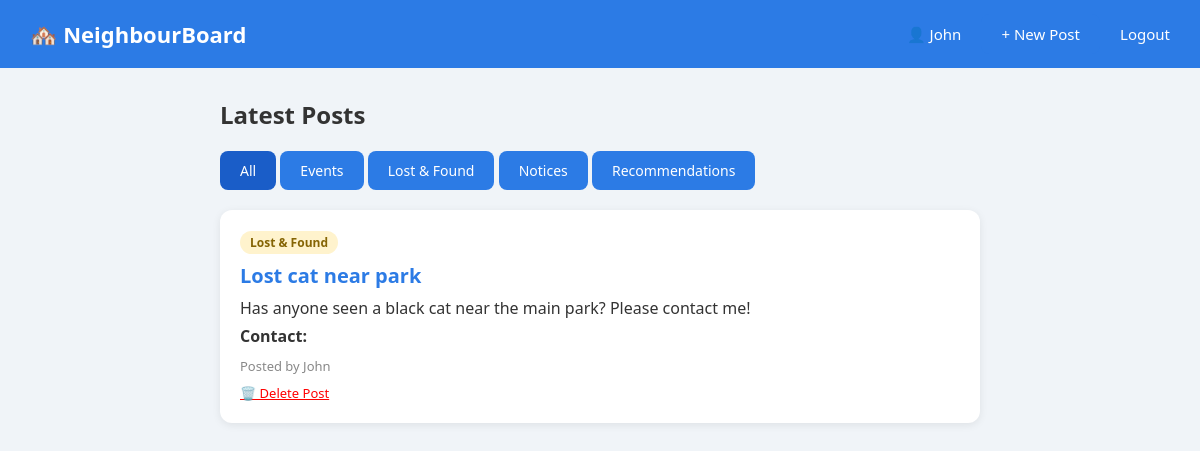
The page / (signed in) on the database as committed earlier.
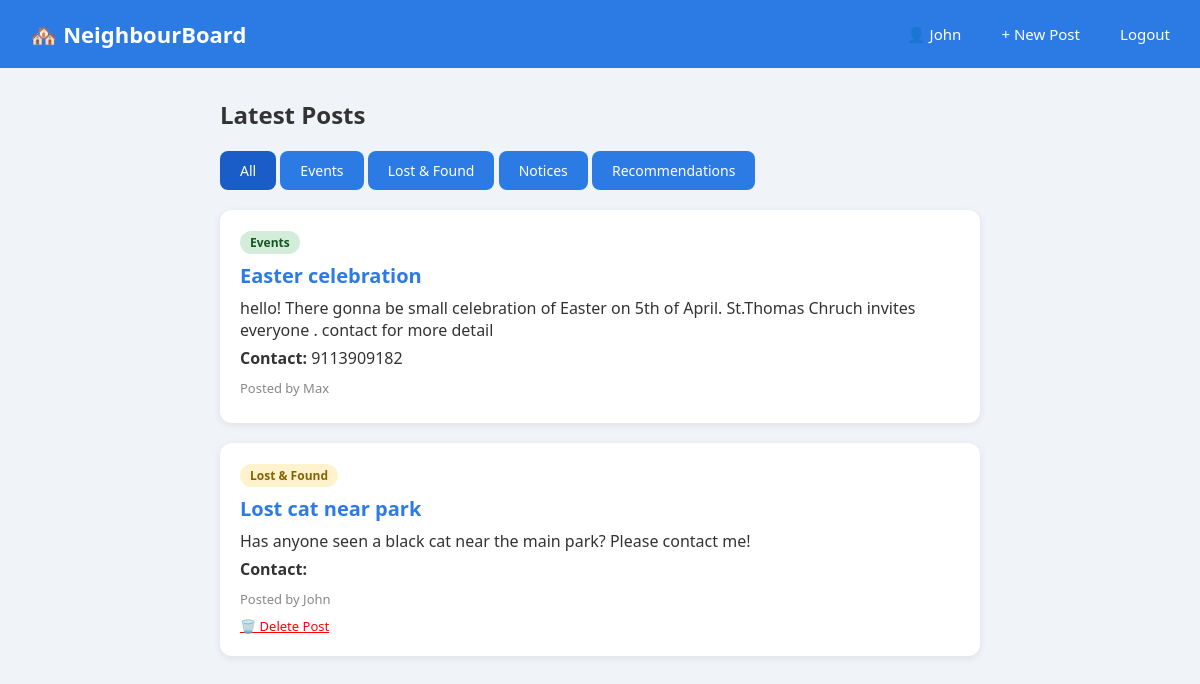
The same page on the database as committed later.
### board/models.py (models this page shows, shortened)
class Post(models.Model):
    title = models.CharField(max_length=200)
    content = models.TextField()
    category = models.CharField(max_length=50, choices=CATEGORY_CHOICES)
    author = models.ForeignKey(User, on_delete=models.CASCADE)
    contact = models.CharField(max_length=100, blank=True)
    created_at = models.DateTimeField(auto_now_add=True)

### board/views.py (the view)
# urls.py: path('', views.home_view, name='home'),
@login_required(login_url='login')
def home_view(request):
    category = request.GET.get('category', '')
    if category:
        posts = Post.objects.filter(category=category).order_by('-created_at')
    else:
        posts = Post.objects.all().order_by('-created_at')
    return render(request, 'home.html', {'posts': posts, 'selected': category})

### board/templates/home.html
{% extends 'base.html' %}
{% block content %}
<h2 style="margin-bottom: 20px;">Latest Posts</h2>
<div style="margin-bottom: 20px;">
    <a href="/" class="btn" style="{% if not selected %}background:#1a5dc8{% endif %}">All</a>
    <a href="/?category=events" class="btn" style="{% if selected == 'events' %}background:#1a5dc8{% endif %}">Events</a>
    <a href="/?category=lostfound" class="btn" style="{% if selected == 'lostfound' %}background:#1a5dc8{% endif %}">Lost & Found</a>
    <a href="/?category=notices" class="btn" style="{% if selected == 'notices' %}background:#1a5dc8{% endif %}">Notices</a>
    <a href="/?category=recommendations" class="btn" style="{% if selected == 'recommendations' %}background:#1a5dc8{% endif %}">Recommendations</a>
</div>
{% if posts %}
    {% for post in posts %}
        <div class="post-card">
            <span class="badge badge-{{ post.category }}">{{ post.get_category_display }}</span>
            <h3>{{ post.title }}</h3>
            <p>{{ post.content }}</p>
            <p><strong>Contact:</strong> {{ post.contact }}</p>
            <p class="meta">Posted by {{ post.author.username }}</p>
            {% if post.author == request.user %}
    <a href="/delete/{{ post.id }}/" style="color:red;font-size:13px;">🗑️ Delete Post</a>
{% endif %}
        </div>
    {% endfor %}
{% else %}
    <p class="empty">No posts in this category yet! 😊</p>
{% endif %}
{% endblock %}

### board/templates/base.html (shortened to what this page needs)
<!DOCTYPE html>
<html>
<head>
</head>
<body>
<nav class="navbar">
    <h1>🏘️ NeighbourBoard</h1>
    {% if request.user.is_authenticated %}
        <div>
            <a href="/profile/" style="color:white">👤 {{ request.user.username }}</a>
            <a href="/create/" class="btn" style="margin-left:16px">+ New Post</a>
            <a href="/logout/">Logout</a>
        </div>
    {% endif %}
</nav>
<div class="container">
    {% block content %}
    {% endblock %}
</div>
</body>
</html>

### board/templates/base.html (style rules this page uses)
* { margin: 0; padding: 0; box-sizing: border-box; }
body { font-family: 'Segoe UI', sans-serif; background-color: #f0f4f8; color: #333; }
.navbar { background-color: #2c7be5; padding: 14px 30px; display: flex; justify-content: space-between; align-items: center; }
.navbar h1 { color: white; font-size: 22px; }
.navbar a { color: white; text-decoration: none; margin-left: 16px; font-size: 15px; }
.container { max-width: 800px; margin: 30px auto; padding: 0 20px; }
.post-card { background: white; border-radius: 12px; padding: 20px; margin-bottom: 20px; box-shadow: 0 2px 8px rgba(0,0,0,0.08); }
.post-card h3 { font-size: 20px; margin-bottom: 8px; color: #2c7be5; }
.post-card p { margin-bottom: 6px; }
.post-card .meta { font-size: 13px; color: #888; margin-top: 10px; }
.badge { display: inline-block; padding: 3px 10px; border-radius: 20px; font-size: 12px; font-weight: bold; margin-bottom: 8px; }
.badge-events { background: #d4edda; color: #155724; }
.badge-lostfound { background: #fff3cd; color: #856404; }
.btn { display: inline-block; padding: 10px 20px; background: #2c7be5; color: white; border-radius: 8px; text-decoration: none; font-size: 14px; border: none; cursor: pointer; }

Rows that differ between the two databases and show on the page:
added Post: category "Events", title "Easter celebration", content "hello! There gonna be small celebration of Easter on 5th of April. St.Thomas Chruch invites everyone . contact for more detail", contact "9113909182", author.username "Max"
